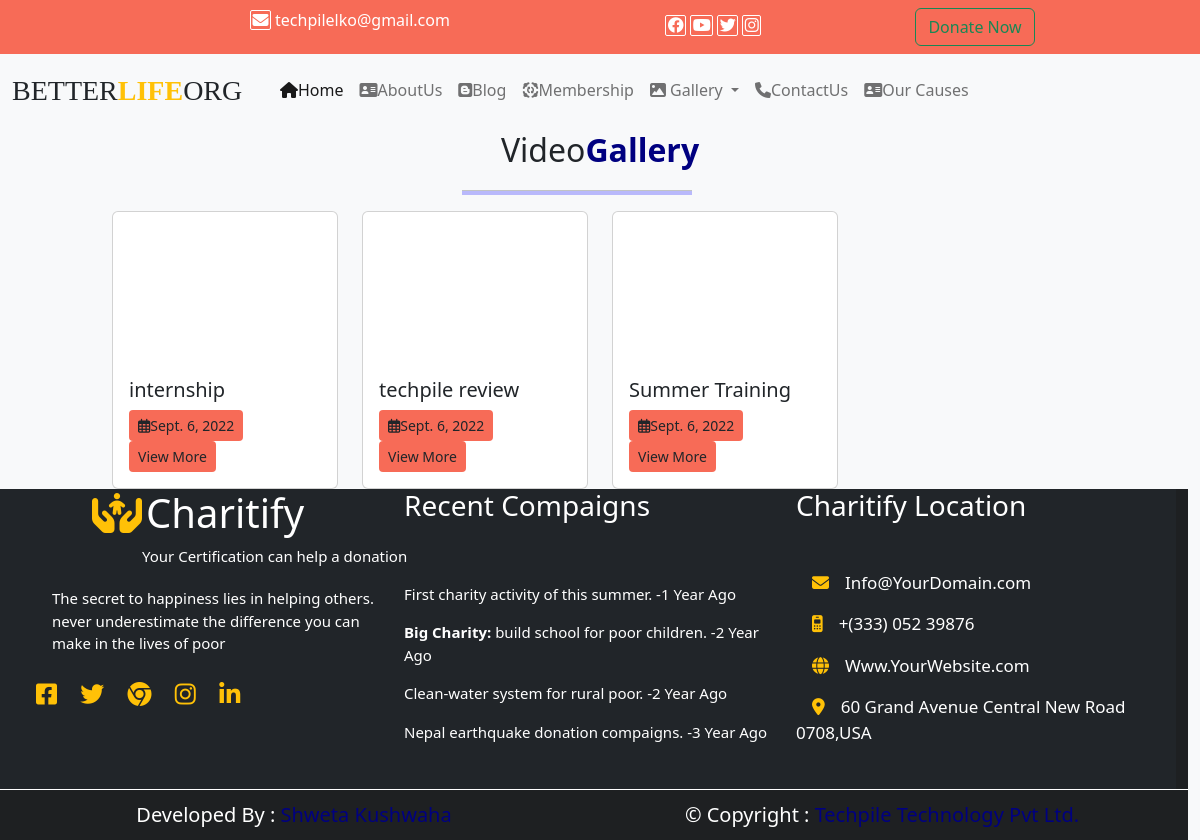
Screenshot of /user/video/ with the database file from the repository.
### user/models.py (models this page shows)
class vgallery(models.Model):
    vlink=models.TextField()
    vdes=models.TextField()
    vtitle=models.CharField(max_length=200)
    vdate=models.DateField()

### user/views.py (the view)
# urls.py: path('video/',views.video),
def video(request):
    data=vgallery.objects.all().order_by('-id')
    myd={"vdata":data}
    return render(request,'user/video.html',myd)

### templates/user/video.html (shortened to what this page needs)
{% extends 'base.html'%}
{% load static %}
{% block x %}
<div class="fs-2 text-center">Video<b class="text-mycolor">Gallery
</b>
    <hr size="7px" width="230px" color="blue" style="margin-left:450px;">
</div>
<div class="row">
    <div class="col-sm-1"></div>
    <div class="col-sm-10">
        <div class="row">
            {% for x in vdata %}
            <div class="col-sm-3">
                <div class="card">
                    <iframe class="w-100 img-card-top"  src="{{x.vlink}}" title="YouTube video player" frameborder="0" allow="accelerometer; autoplay; clipboard-write; encrypted-media; gyroscope; picture-in-picture" allowfullscreen></iframe>
                    <div class="card-body">
                        <h5 class="card-title">{{x.vtitle}}</h5>
                        <span class="btn btn-sm bg-mycolor">
                            <i class="fa-regular fa-calendar-days"></i>{{x.vdate}}
                        </span>
                        <a href="/user/details?msg={{x.id}}" class="btn btn-sm bg-mycolor">View More</a>
                    </div>
                </div>
        </div>
            {% endfor %}
    </div>
</div>
{% endblock %}

### templates/base.html (style rules this page uses)
.bg-mycolor { background:#f76b57 }
.text-mycolor { color:#000080; }

### rows the page displays
vgallery: vtitle "internship", vdate "Sept. 6, 2022"
vgallery: vtitle "techpile review", vdate "Sept. 6, 2022"
vgallery: vtitle "Summer Training", vdate "Sept. 6, 2022"
